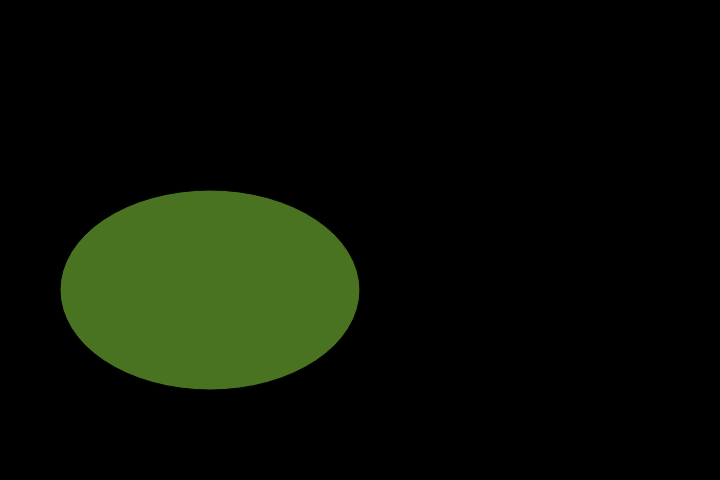
Frame 1 (no input)
Frame 60 (no input): identical to frame 1, image omitted
Frame 120 (the mouse pressed at the canvas centre since frame 60): identical to frame 1, image omitted

The p5.js sketch that drew this single still picture (run headless with seeded random() and noise() and a simulated clock; from frame 60 on, the mouse is pressed at the canvas centre):

// p5.js sketch
// ── sketch.js
function setup()
{
  //creates canvas
  createCanvas(720,480);
}
function draw()
{
  //my character is going to resemble a demon spider with 4 legs
  //sets background color
  background('black');
  push();//start character
  // centers character
    translate(360,240);

    push();//2 back legs both sides
      strokeWeight(20);
      fill('rgb(38,66,9)');
      line(0,0,150,200);//left
      line(150,200,200,230);
      line(-50,0,-150,-200);//right
      line(-150,-200,-200,-230);
    pop();//end back legs

    push();//body
    //body code
      fill('rgb(73,115,32)');
      ellipse(-150,50,300,200);
    pop();//body end

    push();//2 front legs both sides
      strokeWeight(20);
      fill('rgb(58,102,14)');
      //isolated so that I can rotate legs and see both sets
        push();//left
          rotate(30)
          line(50,0,150,200);
          line(150,200,150,270);
        pop();

        push();//right
          rotate(-30)
          line(-50,0,-150,-200);
          line(-150,-200,-150,-270);
        pop();
    pop();//end front legs

  pop();//end character
}
